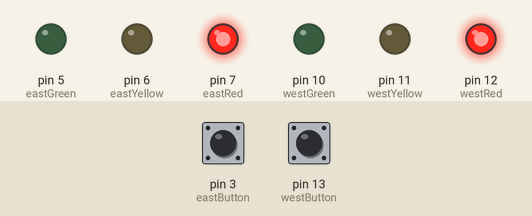
Bench run of a sketch on a simulated Arduino Uno, built with avr-gcc and run on an emulated ATmega328P. Parts: output pins drawn as LEDs (lit = HIGH). The test bench sets the inputs (shaded band); at power-on: pin 3 (eastButton) LOW, pin 13 (westButton) LOW.

Above: at 1.2 s.
1.3 s: pin 3 (eastButton) pulled HIGH for 0.15 s
At 1.9 s:
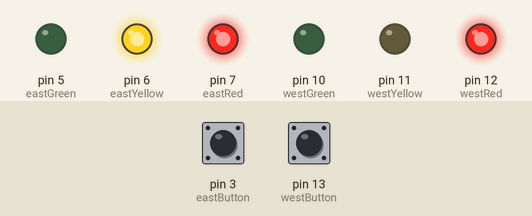
At 4.7 s:
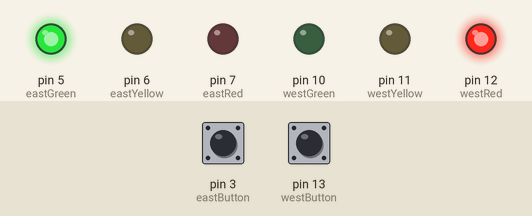
Timing chart, 0 to 14.8 s (numbered marks = the images above; inputs shaded):
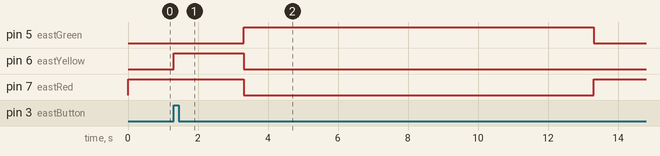

The sketch:

P5_traffic_light_project1.ino
```cpp
// C++ code
// Project 5: Controlling Traffic Lights
#define westButton 13
#define eastButton 3
#define westRed 12
#define westYellow 11
#define westGreen 10
#define eastRed 7
#define eastYellow 6
#define eastGreen 5
#define yellowBlinkTime 500 // 0.5 seconds for the yellow light blink
boolean trafficWest = true; // west = true, east = false
int flowTime = 10000; // amount of time to let traffic flow
int changeDelay = 2000; //amount of time between color changes


void setup()
{
  // setup digital IO pins
  pinMode(westButton, INPUT);
  pinMode(eastButton, INPUT);
  pinMode(westRed, OUTPUT);
  pinMode(westYellow, OUTPUT);
  pinMode(westGreen, OUTPUT);
  pinMode(eastRed, OUTPUT);
  pinMode(eastYellow, OUTPUT);
  pinMode(eastGreen, OUTPUT);

  // set initial state for lights - west side is green first
  digitalWrite(westRed, HIGH);
  digitalWrite(westYellow, LOW);
  digitalWrite(westGreen, LOW);
  digitalWrite(eastRed, HIGH);
  digitalWrite(eastYellow, LOW);
  digitalWrite(eastGreen, LOW);


}

void loop()
{
digitalWrite(eastRed, HIGH);
if(digitalRead(eastButton) == HIGH)
{
  digitalWrite(eastYellow, HIGH);
  delay(changeDelay);
  digitalWrite(eastRed, LOW);
  digitalWrite(eastYellow, LOW);
  digitalWrite(eastGreen, HIGH);
  delay(flowTime);
  digitalWrite(eastGreen, LOW);
  digitalWrite(eastRed, HIGH);

}
digitalWrite(westRed, HIGH);
if(digitalRead(westButton) == HIGH)
{
  digitalWrite(westYellow, HIGH);
  delay(changeDelay);
  digitalWrite(westRed, LOW);
  digitalWrite(westYellow, LOW);
  digitalWrite(westGreen, HIGH);
  delay(flowTime);
  digitalWrite(westGreen, LOW);
  digitalWrite(westRed, HIGH);

}
}
```

Measured:
- after the input at 1.3 s, pin 5 (eastGreen): LOW → HIGH after 2.0 s, → LOW 10.0 s later; pin 6 (eastYellow): LOW → HIGH at once, → LOW 2.0 s later; pin 7 (eastRed): HIGH → LOW after 2.0 s, → HIGH 10.0 s later
